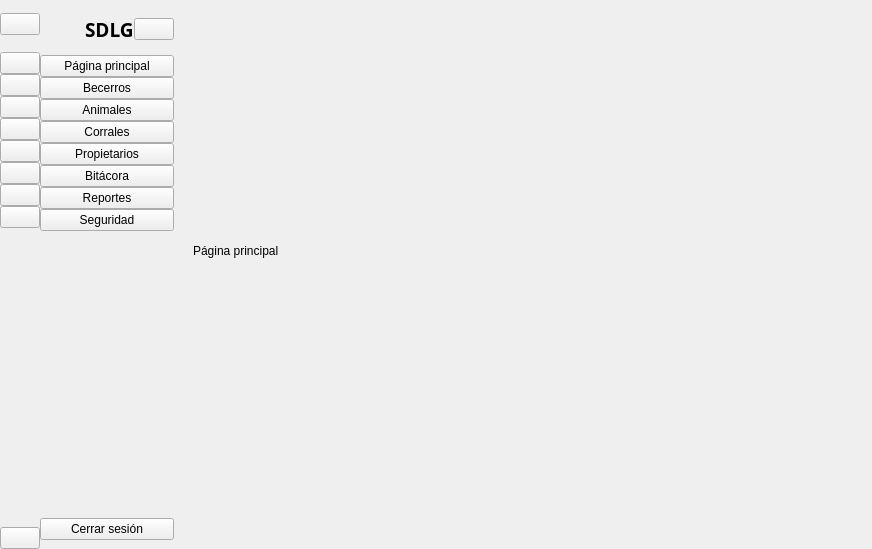
<?xml version="1.0" encoding="UTF-8"?>
<ui version="4.0">
 <class>MainWindow</class>
 <widget class="QMainWindow" name="MainWindow">
  <property name="geometry">
   <rect>
    <x>0</x>
    <y>0</y>
    <width>872</width>
    <height>549</height>
   </rect>
  </property>
  <property name="windowTitle">
   <string>SDLG Sistema</string>
  </property>
  <property name="windowIcon">
   <iconset resource="resources.qrc">
    <normaloff>:/icons/img/icons/logo.png</normaloff>:/icons/img/icons/logo.png</iconset>
  </property>
  <widget class="QWidget" name="centralwidget">
   <layout class="QGridLayout" name="gridLayout">
    <property name="leftMargin">
     <number>0</number>
    </property>
    <property name="topMargin">
     <number>0</number>
    </property>
    <property name="rightMargin">
     <number>0</number>
    </property>
    <property name="bottomMargin">
     <number>0</number>
    </property>
    <property name="spacing">
     <number>0</number>
    </property>
    <item row="0" column="0">
     <widget class="QWidget" name="icon_only_widget" native="true">
      <layout class="QVBoxLayout" name="verticalLayout_3">
       <property name="spacing">
        <number>0</number>
       </property>
       <property name="leftMargin">
        <number>0</number>
       </property>
       <property name="topMargin">
        <number>0</number>
       </property>
       <property name="rightMargin">
        <number>0</number>
       </property>
       <property name="bottomMargin">
        <number>0</number>
       </property>
       <item>
        <layout class="QHBoxLayout" name="horizontalLayout"/>
       </item>
       <item>
        <layout class="QVBoxLayout" name="verticalLayout">
         <property name="spacing">
          <number>0</number>
         </property>
         <item>
          <widget class="QWidget" name="widget_2" native="true"/>
         </item>
         <item>
          <widget class="QWidget" name="widget_4" native="true">
           <layout class="QVBoxLayout" name="verticalLayout_6">
            <property name="spacing">
             <number>0</number>
            </property>
            <property name="leftMargin">
             <number>0</number>
            </property>
            <property name="topMargin">
             <number>0</number>
            </property>
            <property name="rightMargin">
             <number>0</number>
            </property>
            <property name="bottomMargin">
             <number>0</number>
            </property>
            <item>
             <spacer name="verticalSpacer_3">
              <property name="orientation">
               <enum>Qt::Vertical</enum>
              </property>
              <property name="sizeType">
               <enum>QSizePolicy::Preferred</enum>
              </property>
              <property name="sizeHint" stdset="0">
               <size>
                <width>29</width>
                <height>13</height>
               </size>
              </property>
             </spacer>
            </item>
            <item>
             <widget class="QPushButton" name="menubtn">
              <property name="text">
               <string/>
              </property>
              <property name="icon">
               <iconset resource="resources.qrc">
                <normaloff>:/icons/img/icons/menu.png</normaloff>:/icons/img/icons/menu.png</iconset>
              </property>
              <property name="iconSize">
               <size>
                <width>14</width>
                <height>14</height>
               </size>
              </property>
              <property name="checkable">
               <bool>true</bool>
              </property>
             </widget>
            </item>
            <item>
             <spacer name="verticalSpacer_4">
              <property name="orientation">
               <enum>Qt::Vertical</enum>
              </property>
              <property name="sizeType">
               <enum>QSizePolicy::Preferred</enum>
              </property>
              <property name="sizeHint" stdset="0">
               <size>
                <width>20</width>
                <height>17</height>
               </size>
              </property>
             </spacer>
            </item>
           </layout>
          </widget>
         </item>
         <item>
          <widget class="QPushButton" name="indexbtn1">
           <property name="text">
            <string/>
           </property>
           <property name="icon">
            <iconset resource="resources.qrc">
             <normaloff>:/icons/img/icons/inicio.png</normaloff>:/icons/img/icons/inicio.png</iconset>
           </property>
           <property name="iconSize">
            <size>
             <width>20</width>
             <height>20</height>
            </size>
           </property>
           <property name="checkable">
            <bool>true</bool>
           </property>
           <property name="autoExclusive">
            <bool>true</bool>
           </property>
          </widget>
         </item>
         <item>
          <widget class="QPushButton" name="becerrosbtn1">
           <property name="text">
            <string/>
           </property>
           <property name="icon">
            <iconset resource="resources.qrc">
             <normaloff>:/icons/img/icons/becerro.png</normaloff>:/icons/img/icons/becerro.png</iconset>
           </property>
           <property name="iconSize">
            <size>
             <width>20</width>
             <height>20</height>
            </size>
           </property>
           <property name="checkable">
            <bool>true</bool>
           </property>
           <property name="autoExclusive">
            <bool>true</bool>
           </property>
          </widget>
         </item>
         <item>
          <widget class="QPushButton" name="animalesbtn1">
           <property name="text">
            <string/>
           </property>
           <property name="icon">
            <iconset resource="resources.qrc">
             <normaloff>:/icons/img/icons/cow.png</normaloff>:/icons/img/icons/cow.png</iconset>
           </property>
           <property name="iconSize">
            <size>
             <width>20</width>
             <height>20</height>
            </size>
           </property>
           <property name="checkable">
            <bool>true</bool>
           </property>
           <property name="autoExclusive">
            <bool>true</bool>
           </property>
          </widget>
         </item>
         <item>
          <widget class="QPushButton" name="corralesbtn1">
           <property name="text">
            <string/>
           </property>
           <property name="icon">
            <iconset resource="resources.qrc">
             <normaloff>:/icons/img/icons/fence.png</normaloff>:/icons/img/icons/fence.png</iconset>
           </property>
           <property name="iconSize">
            <size>
             <width>20</width>
             <height>20</height>
            </size>
           </property>
           <property name="checkable">
            <bool>true</bool>
           </property>
           <property name="autoExclusive">
            <bool>true</bool>
           </property>
          </widget>
         </item>
         <item>
          <widget class="QPushButton" name="propietariosbtn1">
           <property name="text">
            <string/>
           </property>
           <property name="icon">
            <iconset resource="resources.qrc">
             <normaloff>:/icons/img/icons/propietarios.png</normaloff>:/icons/img/icons/propietarios.png</iconset>
           </property>
           <property name="iconSize">
            <size>
             <width>20</width>
             <height>20</height>
            </size>
           </property>
           <property name="checkable">
            <bool>true</bool>
           </property>
           <property name="autoExclusive">
            <bool>true</bool>
           </property>
          </widget>
         </item>
         <item>
          <widget class="QPushButton" name="bitacorabtn1">
           <property name="text">
            <string/>
           </property>
           <property name="icon">
            <iconset resource="resources.qrc">
             <normaloff>:/icons/img/icons/bitacora.png</normaloff>:/icons/img/icons/bitacora.png</iconset>
           </property>
           <property name="iconSize">
            <size>
             <width>20</width>
             <height>20</height>
            </size>
           </property>
           <property name="checkable">
            <bool>true</bool>
           </property>
           <property name="autoExclusive">
            <bool>true</bool>
           </property>
          </widget>
         </item>
         <item>
          <widget class="QPushButton" name="reportesbtn1">
           <property name="text">
            <string/>
           </property>
           <property name="icon">
            <iconset resource="resources.qrc">
             <normaloff>:/icons/img/icons/reporte.png</normaloff>:/icons/img/icons/reporte.png</iconset>
           </property>
           <property name="iconSize">
            <size>
             <width>20</width>
             <height>20</height>
            </size>
           </property>
           <property name="checkable">
            <bool>true</bool>
           </property>
           <property name="autoExclusive">
            <bool>true</bool>
           </property>
          </widget>
         </item>
         <item>
          <widget class="QPushButton" name="seguridadbtn1">
           <property name="text">
            <string/>
           </property>
           <property name="icon">
            <iconset resource="resources.qrc">
             <normaloff>:/icons/img/icons/seguridad.png</normaloff>:/icons/img/icons/seguridad.png</iconset>
           </property>
           <property name="iconSize">
            <size>
             <width>20</width>
             <height>20</height>
            </size>
           </property>
           <property name="checkable">
            <bool>true</bool>
           </property>
           <property name="autoExclusive">
            <bool>true</bool>
           </property>
          </widget>
         </item>
        </layout>
       </item>
       <item>
        <spacer name="verticalSpacer_2">
         <property name="orientation">
          <enum>Qt::Vertical</enum>
         </property>
         <property name="sizeHint" stdset="0">
          <size>
           <width>20</width>
           <height>240</height>
          </size>
         </property>
        </spacer>
       </item>
       <item>
        <widget class="QPushButton" name="cerrarbtn1">
         <property name="text">
          <string/>
         </property>
         <property name="icon">
          <iconset resource="resources.qrc">
           <normaloff>:/icons/img/icons/cerrar.png</normaloff>
           <normalon>:/icons/img/icons/cerrar2.png</normalon>:/icons/img/icons/cerrar.png</iconset>
         </property>
         <property name="iconSize">
          <size>
           <width>20</width>
           <height>20</height>
          </size>
         </property>
         <property name="checkable">
          <bool>false</bool>
         </property>
         <property name="autoExclusive">
          <bool>false</bool>
         </property>
        </widget>
       </item>
      </layout>
     </widget>
    </item>
    <item row="0" column="1">
     <widget class="QWidget" name="full_menu_widget" native="true">
      <layout class="QVBoxLayout" name="verticalLayout_4">
       <property name="leftMargin">
        <number>0</number>
       </property>
       <item>
        <layout class="QHBoxLayout" name="horizontalLayout_2">
         <property name="spacing">
          <number>0</number>
         </property>
         <item>
          <widget class="QLabel" name="label_2">
           <property name="minimumSize">
            <size>
             <width>40</width>
             <height>40</height>
            </size>
           </property>
           <property name="maximumSize">
            <size>
             <width>40</width>
             <height>40</height>
            </size>
           </property>
           <property name="text">
            <string/>
           </property>
           <property name="pixmap">
            <pixmap resource="resources.qrc">:/icons/img/icons/logo.png</pixmap>
           </property>
           <property name="scaledContents">
            <bool>true</bool>
           </property>
          </widget>
         </item>
         <item>
          <widget class="QWidget" name="widget_5" native="true">
           <layout class="QHBoxLayout" name="horizontalLayout_3">
            <property name="spacing">
             <number>0</number>
            </property>
            <property name="leftMargin">
             <number>5</number>
            </property>
            <property name="topMargin">
             <number>0</number>
            </property>
            <property name="rightMargin">
             <number>0</number>
            </property>
            <property name="bottomMargin">
             <number>0</number>
            </property>
            <item>
             <widget class="QLabel" name="label_3">
              <property name="font">
               <font>
                <family>Segoe UI Semibold</family>
                <pointsize>14</pointsize>
                <weight>75</weight>
                <bold>true</bold>
               </font>
              </property>
              <property name="text">
               <string>SDLG</string>
              </property>
             </widget>
            </item>
            <item>
             <widget class="QPushButton" name="menubtn_2">
              <property name="text">
               <string/>
              </property>
              <property name="icon">
               <iconset resource="resources.qrc">
                <normaloff>:/icons/img/icons/menu.png</normaloff>:/icons/img/icons/menu.png</iconset>
              </property>
              <property name="iconSize">
               <size>
                <width>14</width>
                <height>14</height>
               </size>
              </property>
              <property name="checkable">
               <bool>true</bool>
              </property>
             </widget>
            </item>
           </layout>
          </widget>
         </item>
        </layout>
       </item>
       <item>
        <layout class="QVBoxLayout" name="verticalLayout_2">
         <property name="spacing">
          <number>0</number>
         </property>
         <item>
          <widget class="QPushButton" name="indexbtn2">
           <property name="text">
            <string>Página principal</string>
           </property>
           <property name="icon">
            <iconset resource="resources.qrc">
             <normaloff>:/icons/img/icons/inicio.png</normaloff>:/icons/img/icons/inicio.png</iconset>
           </property>
           <property name="iconSize">
            <size>
             <width>20</width>
             <height>20</height>
            </size>
           </property>
           <property name="checkable">
            <bool>true</bool>
           </property>
           <property name="autoExclusive">
            <bool>true</bool>
           </property>
          </widget>
         </item>
         <item>
          <widget class="QPushButton" name="becerrosbtn2">
           <property name="text">
            <string>Becerros</string>
           </property>
           <property name="icon">
            <iconset resource="resources.qrc">
             <normaloff>:/icons/img/icons/becerro.png</normaloff>:/icons/img/icons/becerro.png</iconset>
           </property>
           <property name="iconSize">
            <size>
             <width>20</width>
             <height>20</height>
            </size>
           </property>
           <property name="checkable">
            <bool>true</bool>
           </property>
           <property name="autoExclusive">
            <bool>true</bool>
           </property>
          </widget>
         </item>
         <item>
          <widget class="QPushButton" name="animalesbtn2">
           <property name="text">
            <string>Animales</string>
           </property>
           <property name="icon">
            <iconset resource="resources.qrc">
             <normaloff>:/icons/img/icons/cow.png</normaloff>:/icons/img/icons/cow.png</iconset>
           </property>
           <property name="iconSize">
            <size>
             <width>20</width>
             <height>20</height>
            </size>
           </property>
           <property name="checkable">
            <bool>true</bool>
           </property>
           <property name="autoExclusive">
            <bool>true</bool>
           </property>
          </widget>
         </item>
         <item>
          <widget class="QPushButton" name="corralesbtn2">
           <property name="text">
            <string>Corrales</string>
           </property>
           <property name="icon">
            <iconset resource="resources.qrc">
             <normaloff>:/icons/img/icons/fence.png</normaloff>:/icons/img/icons/fence.png</iconset>
           </property>
           <property name="iconSize">
            <size>
             <width>20</width>
             <height>20</height>
            </size>
           </property>
           <property name="checkable">
            <bool>true</bool>
           </property>
           <property name="autoExclusive">
            <bool>true</bool>
           </property>
          </widget>
         </item>
         <item>
          <widget class="QPushButton" name="propietariosbtn2">
           <property name="text">
            <string>Propietarios</string>
           </property>
           <property name="icon">
            <iconset resource="resources.qrc">
             <normaloff>:/icons/img/icons/propietarios.png</normaloff>:/icons/img/icons/propietarios.png</iconset>
           </property>
           <property name="iconSize">
            <size>
             <width>20</width>
             <height>20</height>
            </size>
           </property>
           <property name="checkable">
            <bool>true</bool>
           </property>
           <property name="autoExclusive">
            <bool>true</bool>
           </property>
          </widget>
         </item>
         <item>
          <widget class="QPushButton" name="bitacorabtn2">
           <property name="text">
            <string>Bitácora</string>
           </property>
           <property name="icon">
            <iconset resource="resources.qrc">
             <normaloff>:/icons/img/icons/bitacora.png</normaloff>:/icons/img/icons/bitacora.png</iconset>
           </property>
           <property name="iconSize">
            <size>
             <width>20</width>
             <height>20</height>
            </size>
           </property>
           <property name="checkable">
            <bool>true</bool>
           </property>
           <property name="autoExclusive">
            <bool>true</bool>
           </property>
          </widget>
         </item>
         <item>
          <widget class="QPushButton" name="reportesbtn2">
           <property name="text">
            <string>Reportes</string>
           </property>
           <property name="icon">
            <iconset resource="resources.qrc">
             <normaloff>:/icons/img/icons/reporte.png</normaloff>:/icons/img/icons/reporte.png</iconset>
           </property>
           <property name="iconSize">
            <size>
             <width>20</width>
             <height>20</height>
            </size>
           </property>
           <property name="checkable">
            <bool>true</bool>
           </property>
           <property name="autoExclusive">
            <bool>true</bool>
           </property>
          </widget>
         </item>
         <item>
          <widget class="QPushButton" name="seguridadbtn2">
           <property name="cursor">
            <cursorShape>ArrowCursor</cursorShape>
           </property>
           <property name="text">
            <string>Seguridad</string>
           </property>
           <property name="icon">
            <iconset resource="resources.qrc">
             <normaloff>:/icons/img/icons/seguridad.png</normaloff>:/icons/img/icons/seguridad.png</iconset>
           </property>
           <property name="iconSize">
            <size>
             <width>20</width>
             <height>20</height>
            </size>
           </property>
           <property name="checkable">
            <bool>true</bool>
           </property>
           <property name="autoExclusive">
            <bool>true</bool>
           </property>
          </widget>
         </item>
        </layout>
       </item>
       <item>
        <spacer name="verticalSpacer">
         <property name="orientation">
          <enum>Qt::Vertical</enum>
         </property>
         <property name="sizeHint" stdset="0">
          <size>
           <width>20</width>
           <height>214</height>
          </size>
         </property>
        </spacer>
       </item>
       <item>
        <widget class="QPushButton" name="cerrarbtn2">
         <property name="text">
          <string>Cerrar sesión</string>
         </property>
         <property name="icon">
          <iconset resource="resources.qrc">
           <normaloff>:/icons/img/icons/cerrar.png</normaloff>
           <normalon>:/icons/img/icons/cerrar2.png</normalon>:/icons/img/icons/cerrar.png</iconset>
         </property>
         <property name="iconSize">
          <size>
           <width>20</width>
           <height>20</height>
          </size>
         </property>
        </widget>
       </item>
      </layout>
     </widget>
    </item>
    <item row="0" column="2">
     <widget class="QWidget" name="widget_3" native="true">
      <layout class="QVBoxLayout" name="verticalLayout_5">
       <property name="spacing">
        <number>0</number>
       </property>
       <property name="leftMargin">
        <number>0</number>
       </property>
       <property name="topMargin">
        <number>0</number>
       </property>
       <property name="rightMargin">
        <number>0</number>
       </property>
       <property name="bottomMargin">
        <number>0</number>
       </property>
       <item>
        <widget class="QWidget" name="widget" native="true"/>
       </item>
       <item>
        <widget class="QStackedWidget" name="stackedWidget">
         <widget class="QWidget" name="page">
          <widget class="QLabel" name="label_4">
           <property name="geometry">
            <rect>
             <x>10</x>
             <y>10</y>
             <width>761</width>
             <height>481</height>
            </rect>
           </property>
           <property name="text">
            <string>Página principal</string>
           </property>
          </widget>
         </widget>
         <widget class="QWidget" name="page_2">
          <widget class="QLabel" name="label_5">
           <property name="geometry">
            <rect>
             <x>10</x>
             <y>10</y>
             <width>761</width>
             <height>481</height>
            </rect>
           </property>
           <property name="text">
            <string>Becerros</string>
           </property>
          </widget>
         </widget>
         <widget class="QWidget" name="page_3">
          <widget class="QLabel" name="label_6">
           <property name="geometry">
            <rect>
             <x>10</x>
             <y>10</y>
             <width>761</width>
             <height>481</height>
            </rect>
           </property>
           <property name="text">
            <string>Animales</string>
           </property>
          </widget>
         </widget>
         <widget class="QWidget" name="page_4">
          <widget class="QLabel" name="label_7">
           <property name="geometry">
            <rect>
             <x>10</x>
             <y>10</y>
             <width>761</width>
             <height>481</height>
            </rect>
           </property>
           <property name="text">
            <string>Corrales</string>
           </property>
          </widget>
         </widget>
         <widget class="QWidget" name="page_5">
          <widget class="QLabel" name="label_8">
           <property name="geometry">
            <rect>
             <x>10</x>
             <y>10</y>
             <width>761</width>
             <height>481</height>
            </rect>
           </property>
           <property name="text">
            <string>Propietarios</string>
           </property>
          </widget>
         </widget>
         <widget class="QWidget" name="page_6">
          <widget class="QLabel" name="label_9">
           <property name="geometry">
            <rect>
             <x>10</x>
             <y>10</y>
             <width>761</width>
             <height>481</height>
            </rect>
           </property>
           <property name="text">
            <string>Bitacora</string>
           </property>
          </widget>
         </widget>
         <widget class="QWidget" name="page_7">
          <widget class="QLabel" name="label_10">
           <property name="geometry">
            <rect>
             <x>10</x>
             <y>10</y>
             <width>761</width>
             <height>481</height>
            </rect>
           </property>
           <property name="text">
            <string>Reportes</string>
           </property>
          </widget>
         </widget>
         <widget class="QWidget" name="page_8">
          <widget class="QLabel" name="label_11">
           <property name="geometry">
            <rect>
             <x>10</x>
             <y>10</y>
             <width>761</width>
             <height>481</height>
            </rect>
           </property>
           <property name="text">
            <string>Seguridad</string>
           </property>
          </widget>
         </widget>
        </widget>
       </item>
      </layout>
     </widget>
    </item>
   </layout>
  </widget>
 </widget>
 <resources>
  <include location="resources.qrc"/>
 </resources>
 <connections>
  <connection>
   <sender>indexbtn1</sender>
   <signal>toggled(bool)</signal>
   <receiver>indexbtn2</receiver>
   <slot>setChecked(bool)</slot>
   <hints>
    <hint type="sourcelabel">
     <x>32</x>
     <y>86</y>
    </hint>
    <hint type="destinationlabel">
     <x>94</x>
     <y>79</y>
    </hint>
   </hints>
  </connection>
  <connection>
   <sender>becerrosbtn1</sender>
   <signal>toggled(bool)</signal>
   <receiver>becerrosbtn2</receiver>
   <slot>setChecked(bool)</slot>
   <hints>
    <hint type="sourcelabel">
     <x>21</x>
     <y>99</y>
    </hint>
    <hint type="destinationlabel">
     <x>78</x>
     <y>100</y>
    </hint>
   </hints>
  </connection>
  <connection>
   <sender>animalesbtn1</sender>
   <signal>toggled(bool)</signal>
   <receiver>animalesbtn2</receiver>
   <slot>setChecked(bool)</slot>
   <hints>
    <hint type="sourcelabel">
     <x>29</x>
     <y>142</y>
    </hint>
    <hint type="destinationlabel">
     <x>88</x>
     <y>131</y>
    </hint>
   </hints>
  </connection>
  <connection>
   <sender>corralesbtn1</sender>
   <signal>toggled(bool)</signal>
   <receiver>corralesbtn2</receiver>
   <slot>setChecked(bool)</slot>
   <hints>
    <hint type="sourcelabel">
     <x>32</x>
     <y>170</y>
    </hint>
    <hint type="destinationlabel">
     <x>81</x>
     <y>157</y>
    </hint>
   </hints>
  </connection>
  <connection>
   <sender>propietariosbtn1</sender>
   <signal>toggled(bool)</signal>
   <receiver>propietariosbtn2</receiver>
   <slot>setChecked(bool)</slot>
   <hints>
    <hint type="sourcelabel">
     <x>32</x>
     <y>198</y>
    </hint>
    <hint type="destinationlabel">
     <x>76</x>
     <y>191</y>
    </hint>
   </hints>
  </connection>
  <connection>
   <sender>bitacorabtn1</sender>
   <signal>toggled(bool)</signal>
   <receiver>bitacorabtn2</receiver>
   <slot>setChecked(bool)</slot>
   <hints>
    <hint type="sourcelabel">
     <x>32</x>
     <y>226</y>
    </hint>
    <hint type="destinationlabel">
     <x>76</x>
     <y>209</y>
    </hint>
   </hints>
  </connection>
  <connection>
   <sender>reportesbtn1</sender>
   <signal>toggled(bool)</signal>
   <receiver>reportesbtn2</receiver>
   <slot>setChecked(bool)</slot>
   <hints>
    <hint type="sourcelabel">
     <x>32</x>
     <y>254</y>
    </hint>
    <hint type="destinationlabel">
     <x>82</x>
     <y>244</y>
    </hint>
   </hints>
  </connection>
  <connection>
   <sender>seguridadbtn1</sender>
   <signal>toggled(bool)</signal>
   <receiver>seguridadbtn2</receiver>
   <slot>setChecked(bool)</slot>
   <hints>
    <hint type="sourcelabel">
     <x>32</x>
     <y>282</y>
    </hint>
    <hint type="destinationlabel">
     <x>85</x>
     <y>272</y>
    </hint>
   </hints>
  </connection>
  <connection>
   <sender>indexbtn2</sender>
   <signal>toggled(bool)</signal>
   <receiver>indexbtn1</receiver>
   <slot>setChecked(bool)</slot>
   <hints>
    <hint type="sourcelabel">
     <x>94</x>
     <y>68</y>
    </hint>
    <hint type="destinationlabel">
     <x>32</x>
     <y>86</y>
    </hint>
   </hints>
  </connection>
  <connection>
   <sender>becerrosbtn2</sender>
   <signal>toggled(bool)</signal>
   <receiver>becerrosbtn1</receiver>
   <slot>setChecked(bool)</slot>
   <hints>
    <hint type="sourcelabel">
     <x>73</x>
     <y>95</y>
    </hint>
    <hint type="destinationlabel">
     <x>32</x>
     <y>114</y>
    </hint>
   </hints>
  </connection>
  <connection>
   <sender>animalesbtn2</sender>
   <signal>toggled(bool)</signal>
   <receiver>animalesbtn1</receiver>
   <slot>setChecked(bool)</slot>
   <hints>
    <hint type="sourcelabel">
     <x>72</x>
     <y>124</y>
    </hint>
    <hint type="destinationlabel">
     <x>32</x>
     <y>142</y>
    </hint>
   </hints>
  </connection>
  <connection>
   <sender>corralesbtn2</sender>
   <signal>toggled(bool)</signal>
   <receiver>corralesbtn1</receiver>
   <slot>setChecked(bool)</slot>
   <hints>
    <hint type="sourcelabel">
     <x>90</x>
     <y>148</y>
    </hint>
    <hint type="destinationlabel">
     <x>32</x>
     <y>170</y>
    </hint>
   </hints>
  </connection>
  <connection>
   <sender>propietariosbtn2</sender>
   <signal>toggled(bool)</signal>
   <receiver>propietariosbtn1</receiver>
   <slot>setChecked(bool)</slot>
   <hints>
    <hint type="sourcelabel">
     <x>85</x>
     <y>181</y>
    </hint>
    <hint type="destinationlabel">
     <x>29</x>
     <y>198</y>
    </hint>
   </hints>
  </connection>
  <connection>
   <sender>bitacorabtn2</sender>
   <signal>toggled(bool)</signal>
   <receiver>bitacorabtn1</receiver>
   <slot>setChecked(bool)</slot>
   <hints>
    <hint type="sourcelabel">
     <x>97</x>
     <y>218</y>
    </hint>
    <hint type="destinationlabel">
     <x>29</x>
     <y>217</y>
    </hint>
   </hints>
  </connection>
  <connection>
   <sender>reportesbtn2</sender>
   <signal>toggled(bool)</signal>
   <receiver>reportesbtn1</receiver>
   <slot>setChecked(bool)</slot>
   <hints>
    <hint type="sourcelabel">
     <x>88</x>
     <y>236</y>
    </hint>
    <hint type="destinationlabel">
     <x>32</x>
     <y>254</y>
    </hint>
   </hints>
  </connection>
  <connection>
   <sender>seguridadbtn2</sender>
   <signal>toggled(bool)</signal>
   <receiver>seguridadbtn1</receiver>
   <slot>setChecked(bool)</slot>
   <hints>
    <hint type="sourcelabel">
     <x>81</x>
     <y>257</y>
    </hint>
    <hint type="destinationlabel">
     <x>32</x>
     <y>282</y>
    </hint>
   </hints>
  </connection>
  <connection>
   <sender>menubtn</sender>
   <signal>toggled(bool)</signal>
   <receiver>icon_only_widget</receiver>
   <slot>setVisible(bool)</slot>
   <hints>
    <hint type="sourcelabel">
     <x>286</x>
     <y>90</y>
    </hint>
    <hint type="destinationlabel">
     <x>33</x>
     <y>331</y>
    </hint>
   </hints>
  </connection>
  <connection>
   <sender>menubtn</sender>
   <signal>toggled(bool)</signal>
   <receiver>full_menu_widget</receiver>
   <slot>setHidden(bool)</slot>
   <hints>
    <hint type="sourcelabel">
     <x>286</x>
     <y>87</y>
    </hint>
    <hint type="destinationlabel">
     <x>164</x>
     <y>300</y>
    </hint>
   </hints>
  </connection>
  <connection>
   <sender>menubtn_2</sender>
   <signal>toggled(bool)</signal>
   <receiver>full_menu_widget</receiver>
   <slot>setHidden(bool)</slot>
   <hints>
    <hint type="sourcelabel">
     <x>139</x>
     <y>33</y>
    </hint>
    <hint type="destinationlabel">
     <x>140</x>
     <y>365</y>
    </hint>
   </hints>
  </connection>
  <connection>
   <sender>menubtn_2</sender>
   <signal>toggled(bool)</signal>
   <receiver>icon_only_widget</receiver>
   <slot>setVisible(bool)</slot>
   <hints>
    <hint type="sourcelabel">
     <x>153</x>
     <y>19</y>
    </hint>
    <hint type="destinationlabel">
     <x>23</x>
     <y>415</y>
    </hint>
   </hints>
  </connection>
 </connections>
</ui>
